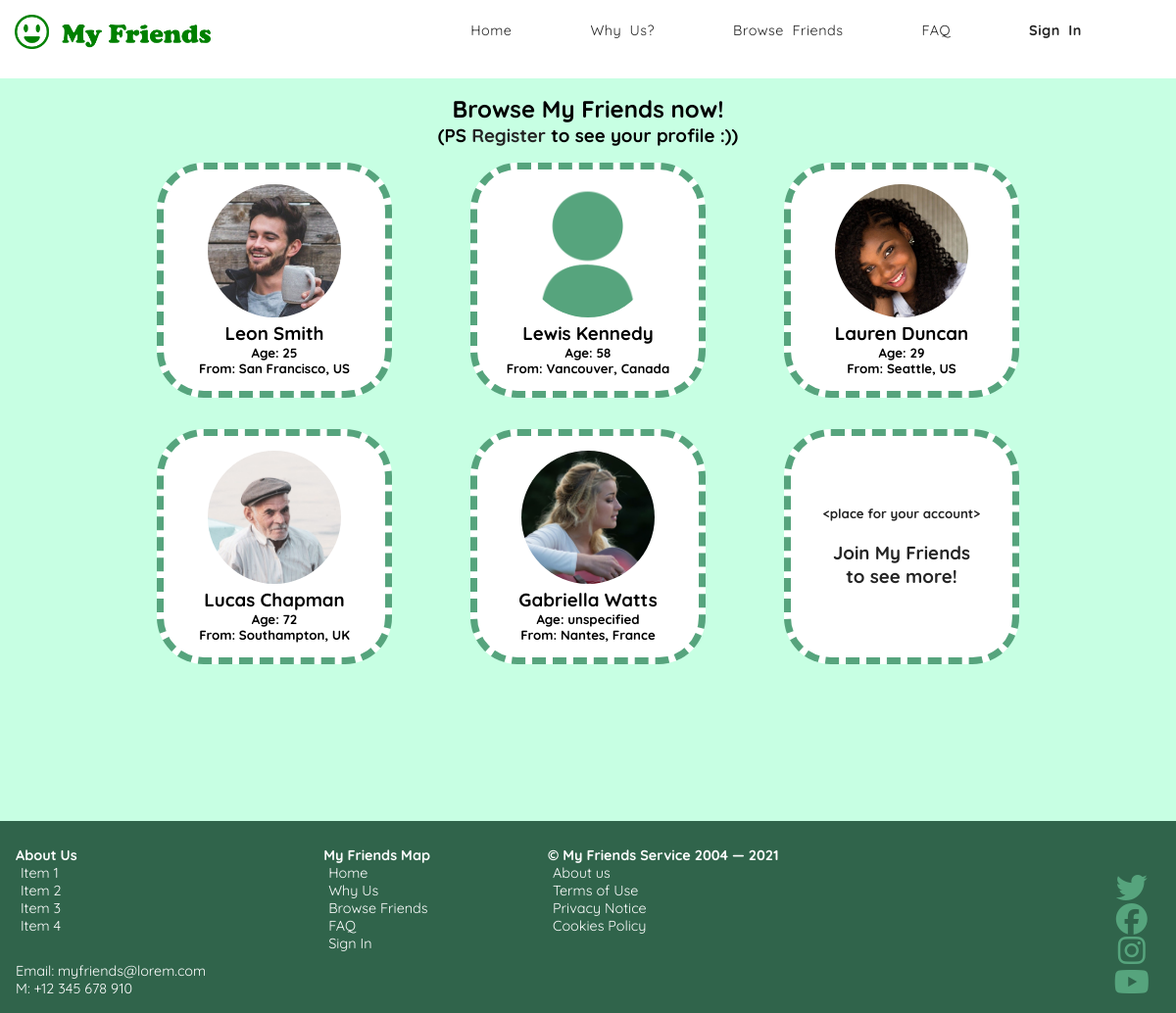
/browse-friends.php, run on the app's committed database.
### tables this page shows
CREATE TABLE `users` (
  `id` INT NOT NULL PRIMARY KEY AUTO_INCREMENT,
  `avatar` VARCHAR(200) DEFAULT 'images/users/user-default.png',
  `email` VARCHAR(50) NOT NULL,
  `password` VARCHAR(50) NOT NULL,
  `first_name` VARCHAR(50) NOT NULL,
  `last_name` VARCHAR(50) NOT NULL,
  `age` VARCHAR(11) DEFAULT 'unspecified',
  `city` VARCHAR(50) NOT NULL,
  `country` VARCHAR(50) NOT NULL,
  `phone` VARCHAR(10) DEFAULT NULL
);

### browse-friends.php (the view, shortened to what this page needs)
 <?php
    include('db_config/db_connect.php');
    $sql = "SELECT * FROM users";
    $result = mysqli_query($conn, $sql);
	$users = mysqli_fetch_all($result, MYSQLI_ASSOC);
?>
<!DOCTYPE html>
<html lang="en">
<head>
<link rel="stylesheet" href="style.css">
</head>
<body>
    <header>
        <nav id="nav-main">
            <a href="index.html">
                <img src="images/logo/my-friends-logo.png">
            </a>
            <ul id="nav-list">
                <li class="nav-list__item">
                    <a href="index.html" class="nav-list__link active">
                        Home
                    </a>
                </li>
                <li class="nav-list__item">
                    <a href="why-us.html" class="nav-list__link">
                        Why Us?
                    </a>
                </li>
                <li class="nav-list__item">
                    <a href="browse-friends.php" class="nav-list__link">
                        Browse Friends
                    </a>
                </li>
                <li class="nav-list__item">
                    <a href="faq.html" class="nav-list__link">
                        FAQ
                    </a>
                </li>
                <li class="nav-list__item">
                    <a href="login.php" class="nav-list__user">
                        Sign In
                    </a>
                </li>
            </ul>
        </nav>
    </header>
    <main>
        <section class="browse-container">
            <div class="browse-container__header">
                <h1> Browse My Friends now!</h1>
                <h3>(PS <a href="register.php">Register</a> to see your profile :))</h3>
            </div>
            <div class="browse-container__section">
                <?php foreach($users as $user){ ?>
                <div class="browse-container__section__user">
                    <div class="browse-container__section__user__user-data">
                        <img src="<?php echo $user['avatar']; ?>">
                        <h3><?php echo htmlspecialchars($user['first_name'] . ' ' . $user['last_name']) ;?></h2>
                        <h5>Age: <?php echo htmlspecialchars($user['age']) ;?></h5>
                        <h5>From: <?php echo htmlspecialchars($user['city'] . ', ' . $user['country']) ;?></h5>
                    </div>
                </div>
                <?php } ?>
                <a href="login.php" class="register"><div class="browse-container__section__user__invite">
                    <h5>&lt;place for your account&gt;</h5><br>
                    <h3>Join My Friends<br>to see more!</h3>
                </div></a>
            </div>
            <div class="footer-container" title="Links intentionally left inactive">
                <div>
                    <p><strong>About Us</strong><br>
                    <ul>
                        <li><a href="#!">Item 1</a></li>
                        <li><a href="#!">Item 2</a></li>
                        <li><a href="#!">Item 3</a></li>
                        <li><a href="#!">Item 4</a></li>
                    </ul><br>
                    <p>Email: <a href="mailto:myfriends@lorem.com?subject=Contact_request"
                            class="mail">myfriends@lorem.com</a><br>M: +12 345 678 910</p>
                </div>
                <div>
                    <p><strong>My Friends Map</strong><br>
                    <ul>
                        <li><a href="index.html">Home</a></li>
                        <li><a href="why-us.html">Why Us</a></li>
                        <li><a href="browse-friends.php">Browse Friends</a></li>
                        <li><a href="faq.html">FAQ</a></li>
                        <li><a href="login.php">Sign In</a></li>
                    </ul>
                </div>
                <div>
                    <p><strong> &#169 My Friends Service 2004 &#8212 2021 </strong></p>
                    <ul>
                        <li><a href="#!">About us</a></li>
                        <li><a href="#!">Terms of Use</a></li>
                        <li><a href="#!">Privacy Notice</a></li>
                        <li><a href="#!">Cookies Policy</a></li>
                    </ul>
                </div>
            </div>
            <div class="social-icons">
                <a href="#!" title="Icon intentionally left inactive">
                    <i class="fab fa-twitter fa-2x"></i>
                </a>
                <a href="#!" title="Icon intentionally left inactive">
                    <i class="fab fa-facebook fa-2x"></i>
                </a>
                <a href="#!" title="Icon intentionally left inactive">
                    <i class="fab fa-instagram fa-2x"></i>
                </a>
                <a href="#!" title="Icon intentionally left inactive">
                    <i class="fab fa-youtube fa-2x"></i>
                </a>
            </div>
        </section>
    </main>
</body>
</html>

### data on the page
users: avatar (picture), first_name+last_name "Leon Smith", age "25", city+country "San Francisco, US"
users: avatar (placeholder picture), first_name+last_name "Lewis Kennedy", age "58", city+country "Vancouver, Canada"
users: avatar (picture), first_name+last_name "Lauren Duncan", age "29", city+country "Seattle, US"
users: avatar (picture), first_name+last_name "Lucas Chapman", age "72", city+country "Southampton, UK"
users: avatar (picture), first_name+last_name "Gabriella Watts", age "unspecified", city+country "Nantes, France"
